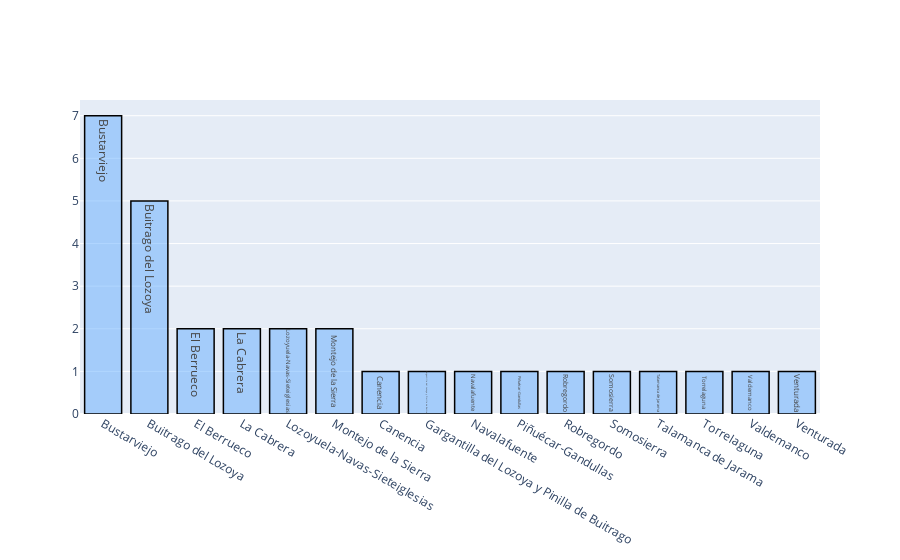

Source (notebook cell):
### Code cell
# prepare data frames


# import graph objects as "go"
import plotly.graph_objs as go

# create trace1 
trace1 = go.Bar(x = df_location_users['location'],
                y = df_location_users['id'],
                name = 'Usuarios Activos',
                marker = dict(color = 'rgba(100, 174, 300, 0.5)',
                line = dict(color='rgb(0,0,0)', width = 1.5)),
                text = df_location_users['location'])



data = [trace1]

layout = go.Layout(barmode = "group")

fig_bar = go.Figure(data = data, layout = layout)

iplot(fig_bar)

### Figure 1 — Plotly figure (JSON) as saved in the notebook; plotly's stock layout.template omitted (floating-point values rounded to 4 significant figures)
{"data": [{"marker": {"color": "rgba(100, 174, 300, 0.5)", "line": {"color": "rgb(0,0,0)", "width": 1.5}}, "name": "Usuarios Activos", "text": ["Bustarviejo", "Buitrago del Lozoya", "El Berrueco", "La Cabrera", "Lozoyuela-Navas-Sieteiglesias", "Montejo de la Sierra", "Canencia", "Gargantilla del Lozoya y Pinilla de Buitrago", "Navalafuente", "Piñuécar-Gandullas", "Robregordo", "Somosierra", "Talamanca de Jarama", "Torrelaguna", "Valdemanco", "Venturada"], "type": "bar", "x": ["Bustarviejo", "Buitrago del Lozoya", "El Berrueco", "La Cabrera", "Lozoyuela-Navas-Sieteiglesias", "Montejo de la Sierra", "Canencia", "Gargantilla del Lozoya y Pinilla de Buitrago", "Navalafuente", "Piñuécar-Gandullas", "Robregordo", "Somosierra", "Talamanca de Jarama", "Torrelaguna", "Valdemanco", "Venturada"], "y": [7, 5, 2, 2, 2, 2, 1, 1, 1, 1, 1, 1, 1, 1, 1, 1]}], "layout": {"barmode": "group"}}
